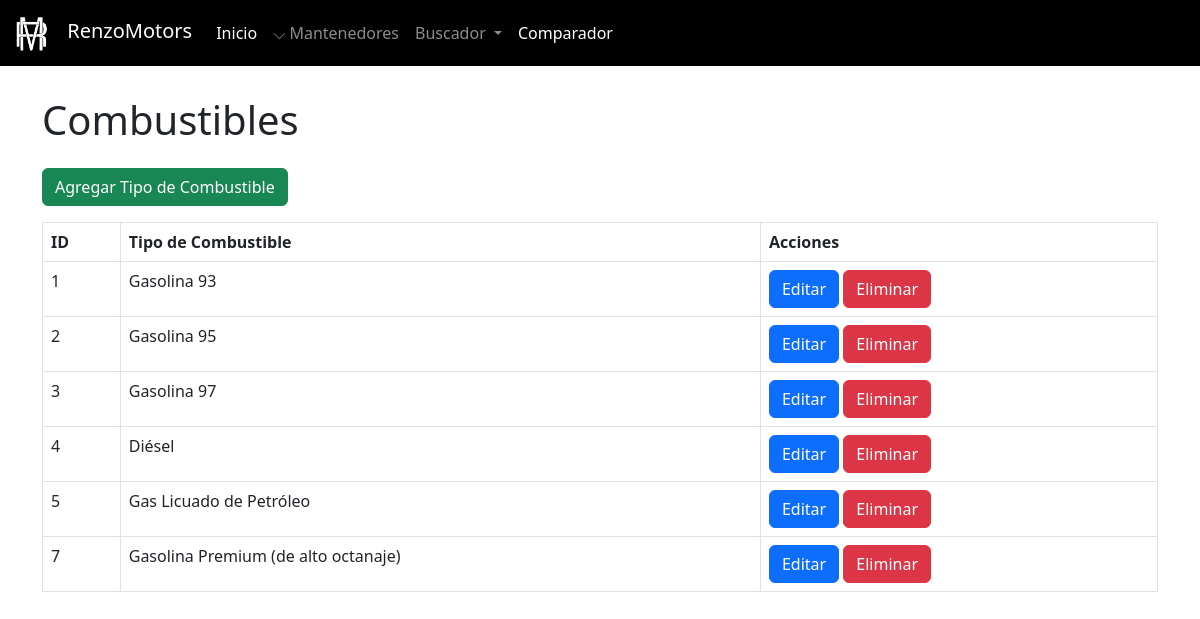
The app's page /admin/mantenedores/tipo_combustible/mantenedor_tipo_combustibles.php, older data.
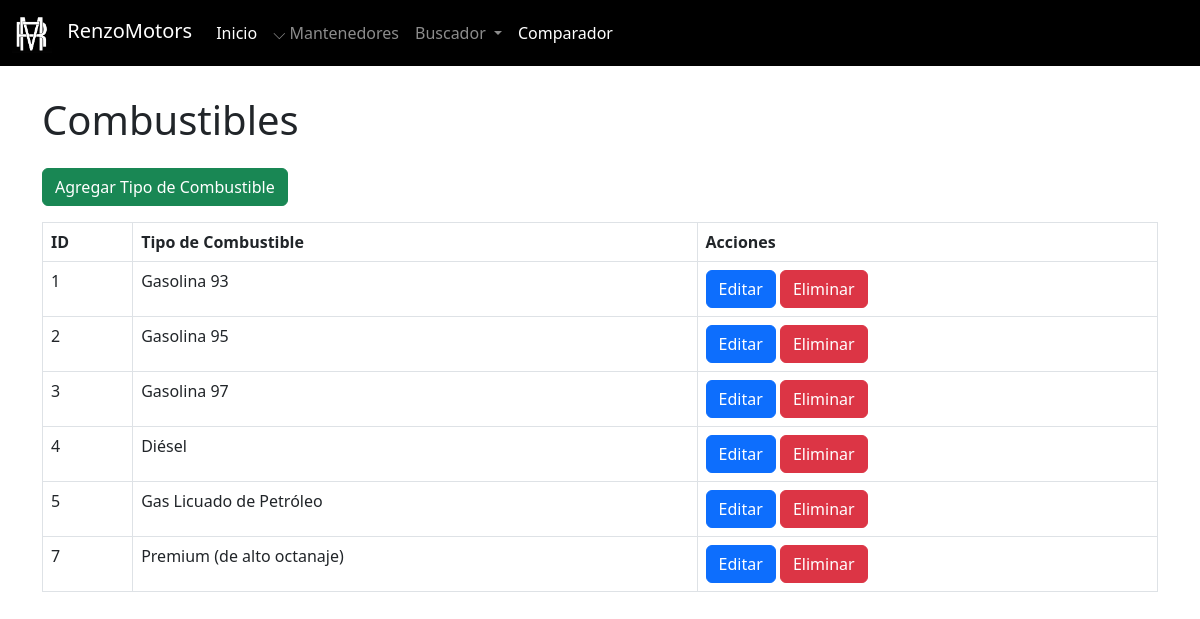
The same page, newer data.
### tables this page shows
CREATE TABLE `tipo_combustible` (
  `id_tipo_combustible` int(11) NOT NULL,
  `nombre_tipo_combustible` varchar(100) NOT NULL
);

### admin/mantenedores/tipo_combustible/mantenedor_tipo_combustibles.php (the view, shortened to what this page needs)
<?php
include '../../../config/conexion.php';
include '../../navbaradmin.php';
?>
<!DOCTYPE html>
<html lang="es">
<head>
    <link href="https://cdn.jsdelivr.net/npm/bootstrap@5.3.0/dist/css/bootstrap.min.css" rel="stylesheet">
</head>
<body class="pt-5">
    <div class="container mt-5">
        <h1 class="mb-4">Combustibles</h1>
        <a href="crear_tipo_combustible.php" class="btn btn-success mb-3">Agregar Tipo de Combustible</a>
        <table class="table table-bordered">
            <thead>
                <tr>
                    <th>ID</th>
                    <th>Tipo de Combustible</th>
                    <th>Acciones</th>
                </tr>
            </thead>
            <tbody>
                <?php
                $resultado = mysqli_query($conexion, "SELECT * FROM tipo_combustible");
                while ($fila = mysqli_fetch_assoc($resultado)) {
                    echo "<tr>
                            <td>{$fila['id_tipo_combustible']}</td>
                            <td>{$fila['nombre_tipo_combustible']}</td>
                            <td>
                                <a href='editar_tipo_combustible.php?id_tipo_combustible={$fila['id_tipo_combustible']}' class='btn btn-primary'>Editar</a>
                                <a href='eliminar_tipo_combustible.php?id_tipo_combustible={$fila['id_tipo_combustible']}' class='btn btn-danger' onclick='return confirm(\"¿Estás seguro de eliminar este tipo de Combustible?\");'>Eliminar</a>
                            </td>
                          </tr>";
                }
                ?>
            </tbody>
        </table>
    </div>
</body>
</html>

Row changes from the older to the newer data that the page shows:
changed tipo_combustible id 7: nombre_tipo_combustible "Gasolina Premium (de alto octanaje)" → "Premium (de alto octanaje)"
